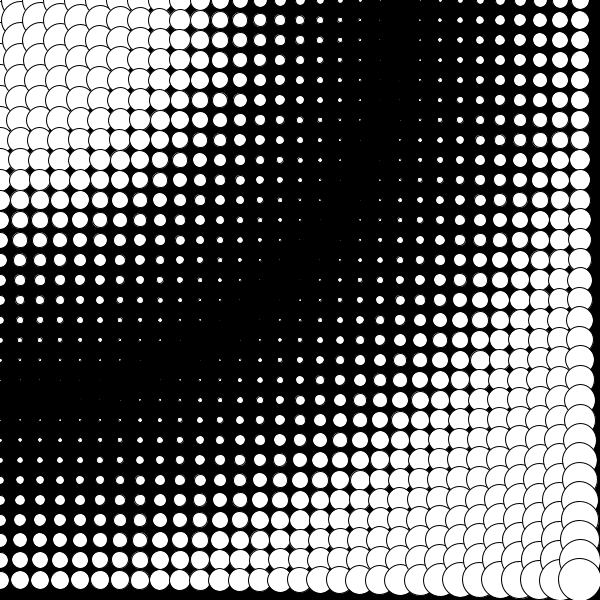
Frame 1 (no input)
Frame 60 (the mouse pressed at the canvas centre just before this capture): identical to frame 1, image omitted
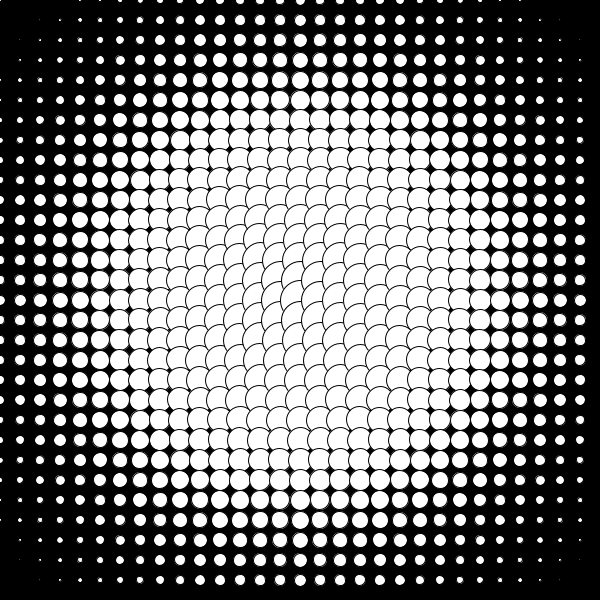
Frame 120 (the mouse held since frame 60 and released just before this capture)

The Processing sketch that drew these frames (run headless with seeded random() and noise(); from frame 60 on, the mouse is pressed at the canvas centre):

// Processing sketch: processing_136793
// ── processing_136793.pde

void setup() {
 size(600,600);
}
void draw() {
  background(0);
for(int a = 0; a < width; a=a+20){
  for(int b = 0; b < height; b=b+20){
 //fill(a/3,b/3,b/3);
 float distancia= 400-dist(mouseX,mouseY,a,b);
 //float tamano = random (50);
ellipse(a,b,distancia/10,distancia/10




);
}
}
}
